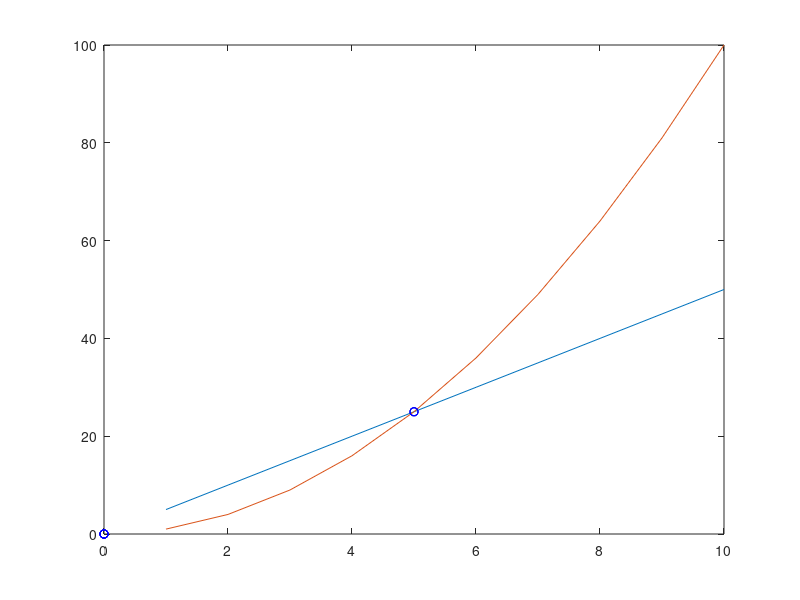

The MATLAB source for this figure:
x=1:10;
y1=@(x)5.*x;
y2=@(x)x.*x;
y3=@(x)y2(x)-y1(x); % difference of function
plot(x,y1(x),x,y2(x))
for i=1:10
    xi=fzero(y3,i); % getting x-value where intersection
    yi=feval(y1,xi); % getting y-value of intersection point
    hold on
    plot(xi,yi,'ob')
end

